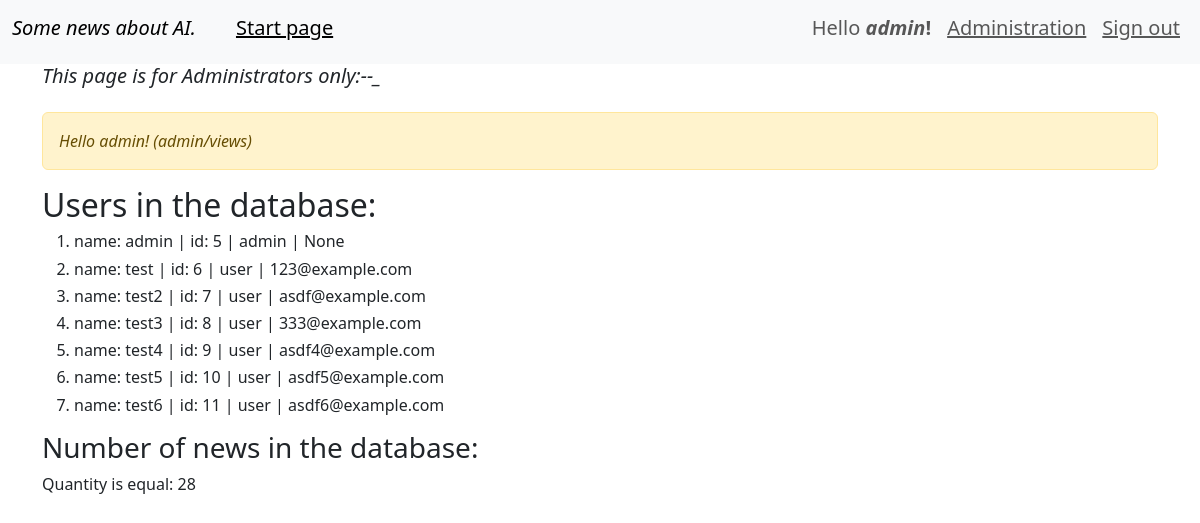
The page /admin/ (signed in) on the database its author committed.
### webapp/user/models.py (models this page shows, shortened)
class User(db.Model, UserMixin):
    id = db.Column(db.Integer, primary_key=True)
    username = db.Column(db.String(64), index=True, unique=True)
    password = db.Column(db.String(128))
    role = db.Column(db.String(10), index=True)
    email = db.Column(db.String(50))
    @property
    def is_admin(self):
        return self.role == 'admin'

### webapp/admin/views.py (the view)
@blueprint.route('/')
@admin_required
def admin_index():
    if current_user.is_admin:
        flash('Hello admin! (admin/views)')
        title = 'This page is for Administrators only'
        name_user = User.query.filter(User.username.isnot(None)).all()
        news_count = News.query.filter(News.text.isnot(None)).count()
        return render_template('admin/info.html', page_title=title, name_user=name_user, news_count=news_count)
    else:
        flash("You aren't admin.")

### webapp/__init__.py (called while the page is built)
def create_app():
    app = Flask(__name__)                   # create Flask's object
    app.config.from_pyfile('config.py')     # load config.py -> .config + .from_pyfile
    db.init_app(app)                        # initialisation db object (App)
    migrate = Migrate(app, db)              # create object migrate for DB
    login_manager = LoginManager()          # create logMan's object
    login_manager.init_app(app)             # initialisation object
    login_manager.login_view = 'user.login' # name function for this object
    app.register_blueprint(admin_blueprint)
    app.register_blueprint(news_blueprint)
    app.register_blueprint(user_blueprint)   # inithialization user_blueprint
    @login_manager.user_loader
    def load_user(user_id):
        return User.query.get(user_id)
    return app

### webapp/templates/admin/info.html (shortened to what this page needs)
{% extends "base.html" %}
{% block content %}
    <div class='row'>
        <div class='col-12'>
            {% include('messages.html') %}
            <h2>Users in the database:</h2>
            <ol>
            {%for n_users in name_user:%}
            <h6><li>
                <div class="fixed-spaces">
                name: {{n_users.username}}  | id: {{n_users.id}} | {{n_users.role}} | {{n_users.email}}</div>
            </li></h6>
            {%endfor%}
            </ol>
            <h3>Number of news in the database:</h3>
            {%if news_count %}
                Quantity is equal: {{ news_count }}
            {% endif %}
        </div>
    </div>
{% endblock %}

### webapp/templates/base.html (shortened to what this page needs)
<!doctype html>
<html lang="en">
  <head>
    <link href="https://cdn.jsdelivr.net/npm/bootstrap@5.3.0-alpha3/dist/css/bootstrap.min.css" rel="stylesheet">
    <link rel="stylesheet" href="{{ url_for('static', filename='style.css') }}">
    <link     href="//cdnjs.cloudflare.com/ajax/libs/highlight.js/9.13.1/styles/monokai-sublime.min.css" rel="stylesheet" >
  </head>
  <body>
    {%  include 'menu.html' %}
    <div class="container">
    <h5> <em>{{ page_title }}:--_</em> </h5>
         {% block content %}{% endblock %}
    </div>
  </body>

### webapp/templates/menu.html (shortened to what this page needs)
<nav class="navbar navbar-expand-lg bg-body-tertiary">
  <div class="container-fluid">
  <h6><a class="navbar-brand" href="#"><em>Some news about AI.</em></a></h6>
    <div class="collapse navbar-collapse" id="navbarSupportedContent">
      <ul class="navbar-nav me-auto mb-2 mb-lg-0">
        <li class="nav-item">
          <a class="nav-link active" aria-current="page" href="/"><u>                 </u></a>
        </li>
        <li class="nav-item">
          <h5><a class="nav-link active" aria-current="page" href="/"><u>Start page</u></a></h5>
        </li>
      </ul>
      <ul class="navbar-nav">
        {% if current_user.is_authenticated %}
          <li class="nav-item">
            <h5><span class="nav-link">Hello <strong><em>{{ current_user.username }}</em>!</strong></span></h5>
          </li>
          {% if current_user.is_admin %}
            <li class="nav-item">
              <h5><a class="nav-link" href="{{ url_for('admin.admin_index', next=request.full_path) }}"><u>Administration</u></a></h5>
            </li>
          {% endif %}
          <li class="nav-item">
            <h5><a class="nav-link" href="{{ url_for('user.logout', next=request.full_path) }}"><u>Sign out</u></a></h5>
          </li>
        {% endif %}
      </ul>
    </div>
  </div>
</nav>

### webapp/templates/messages.html
{% with messages = get_flashed_messages() %}
    {% if messages %}
    <p><em>
    <div class='alert alert-warning' role='alert'>
        {% for message in messages %}
            {{ message }}<br>
        {% endfor %}
    </div>
    </em></p>
    {% endif %}
{% endwith %}

### rows shown on the page
User: username "admin", id "5", role "admin", email "None"
User: username "test", id "6", role "user", email "123@example.com"
User: username "test2", id "7", role "user", email "asdf@example.com"
User: username "test3", id "8", role "user", email "333@example.com"
User: username "test4", id "9", role "user", email "asdf4@example.com"
User: username "test5", id "10", role "user", email "asdf5@example.com"
User: username "test6", id "11", role "user", email "asdf6@example.com"

### other values the page prints
{{ page_title }} "This page is for Administrators only"
{{ message }} "Hello admin! (admin/views)"
{{ news_count }} "28"
